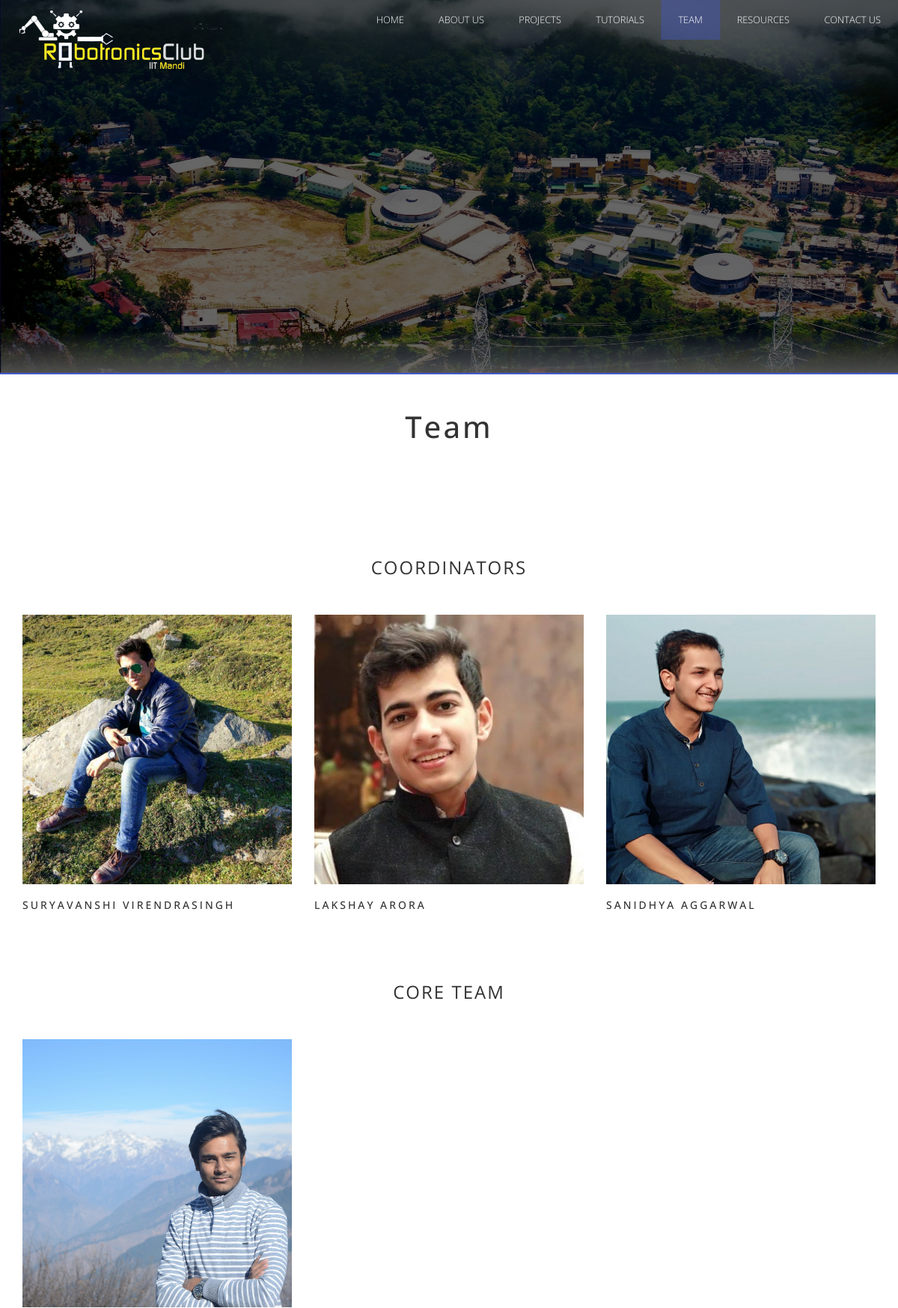
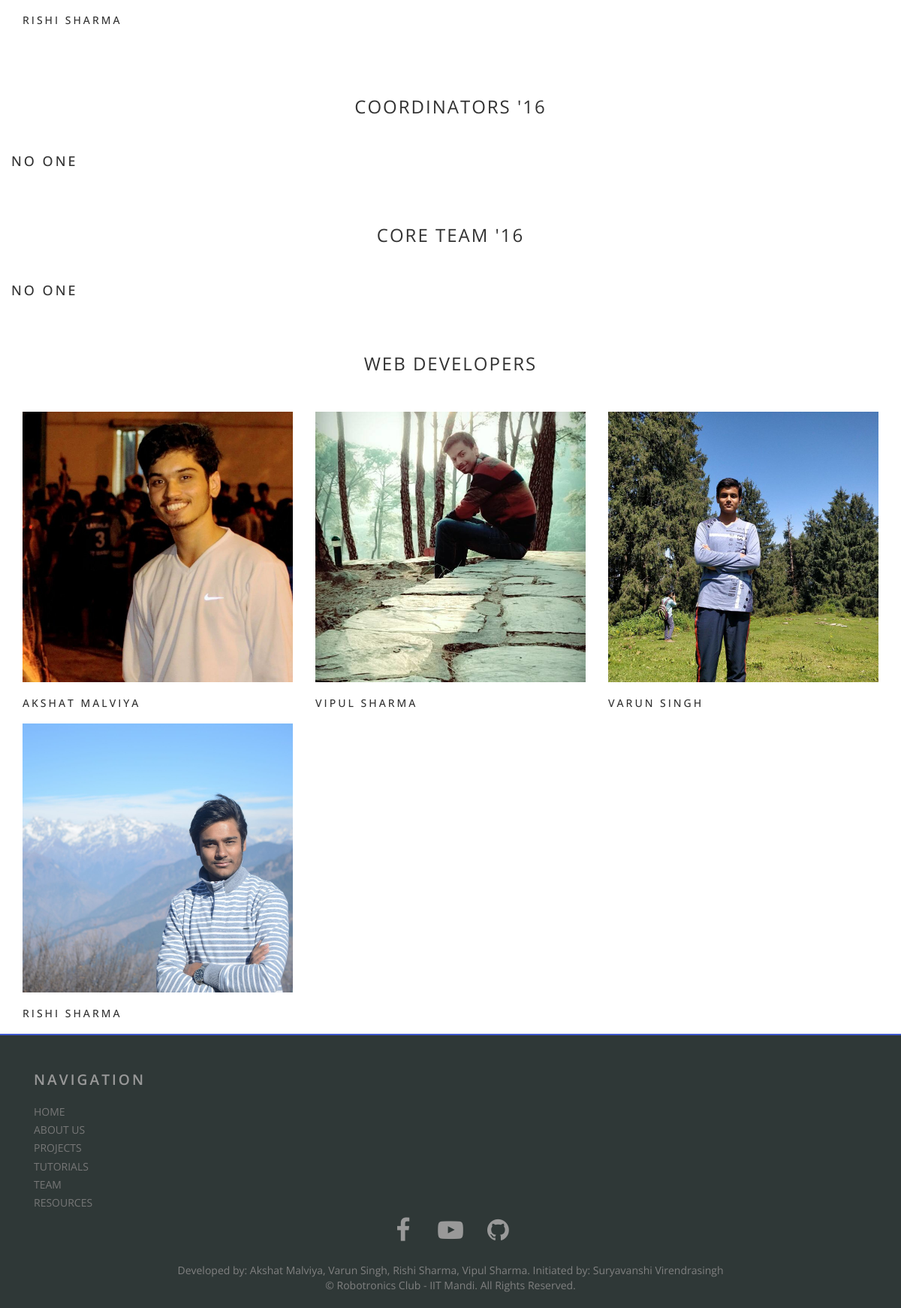
Page /team/ on the committed database (2 pictures, top to bottom).
### robotronics/models.py (models this page shows, shortened)
class Member(models.Model):
    Coord16 = 'Coord16'
    Coord = 'Coord'
    Team = 'Team'
    Team16 = 'Team16'
    Webdev = 'Webdev'
    CHOICES = ((Coord16, 'Coord16'), (Coord, 'Coord'), (Team, 'Team'), (Team16, 'Team16'), (Webdev, 'Webdev'))
    role = models.CharField(max_length=20, choices=CHOICES, default=Team)
    name = models.CharField(max_length=200)
    facebook = models.CharField(max_length=500, null=True)
    linkedin = models.CharField(max_length=500, null=True)
    github = models.CharField(max_length=500, null=True)
    details = models.CharField(max_length=500, null=True)

### robotronics/views.py (the view)
# urls.py: path('team/', views.team, name='team'),
def team(request):
    coord16 = Member.objects.filter(role='Coord16')
    coord = Member.objects.filter(role='Coord')
    team = Member.objects.filter(role='Team')
    team16 = Member.objects.filter(role='Team16')
    webdev = Member.objects.filter(role='Webdev')
    return render(request, 'robotronics/team.html', {
        'coord16': coord16,
        'coord': coord,
        'team': team,
        'team16': team16,
        'webdev': webdev,
    })

### robotronics/templates/robotronics/team.html (shortened to what this page needs)
{% extends 'robotronics/base.html' %}
{% load static %}
{% block navbar %}
  <li><a href="{% url 'contacts' %}">Contact Us</a></li>
  <li><a href="http://sntc.iitmandi.ac.in/inv_man">Resources</a></li>
  <li class="active"><a href="{% url 'team' %}">Team</a></li>
  <li><a href="{% url 'tutorial' %}">Tutorials</a></li>
  <li><a href="{% url 'project' %}">Projects</a></li>
  <li><a href="{% url 'about' %}">About Us</a></li>
  <li><a href="{% url 'index' %}" class="scroll">Home</a></li>
{% endblock %}
{% block content %}
  <div id="teambody">
    <div class="container">
      <div class="jumbotron">
        <h2>Team</h2>
      </div>
      <div class="row">
        <div class="heading-title text-center">
          <h3 class="text-uppercase">Coordinators</h3>
        </div>
        {% if coord %}
          {% for mem in coord %}
            <div class="col-md-4 col-sm-4">
              <div class="team-member">
                <div class="team-img">
                  <img src="{% static 'robotronics/team/' %}{{mem.name}}.jpg" alt="team member" class="img-responsive">
                </div>
              </div>
              <div class="team-title">
                <h5>{{mem.name}}</h5>
              </div>
            </div>
          {% endfor %}
        {% else %}
          <div class="container">
            <h4>NO ONE</h4>
          </div>
        {% endif %}
      </div>
    </div>
  </div>
  <div id="teambody">
    <div class="container">
      <div class="row">
        <div class="heading-title text-center">
          <h3 class="text-uppercase">Core Team</h3>
        </div>
        {% if team %}
          {% for mem in team %}
            <div class="col-md-4 col-sm-4">
              <div class="team-member">
                <div class="team-img">
                  <img src="{% static 'robotronics/team/' %}{{mem.name}}.jpg" alt="team member" class="img-responsive">
                </div>
              </div>
              <div class="team-title">
                <h5>{{mem.name}}</h5>
              </div>
            </div>
          {% endfor %}
        {% else %}
          <div>
            <h4>NO ONE</h4>
          </div>
        {% endif %}
      </div>
    </div>
  </div>
  <div id="teambody">
    <div class="container">
      <div class="row">
        <div class="heading-title text-center">
          <h3 class="text-uppercase">Coordinators '16</h3>
        </div>
        {% if coord16 %}
          {% for mem in coord16 %}
            <div class="col-md-4 col-sm-4">
              <div class="team-member">
                <div class="team-img">
                  <img src="{% static 'robotronics/team/' %}{{mem.name}}.jpg" alt="team member" class="img-responsive">
                </div>
                <div class="team-hover">
                  <div class="desk">
                    <p>{{mem.details}}</p>
                  </div>
                  <div class="s-link">
                    <a href="{{mem.facebook}}"><i class="icon-facebook"></i></a>
                    <a href="{{mem.linkedin}}"><i class="icon-linkedin"></i></a>
                    <a href="{{mem.github}}"><i class="icon-github-circled"></i></a>
                  </div>
                </div>
              </div>
              <div class="team-title">
                <h5>{{mem.name}}</h5>
              </div>
            </div>
          {% endfor %}
        {% else %}
          <div>
            <h4>NO ONE</h4>
          </div>
        {% endif %}
      </div>
    </div>
  </div>
  <div id="teambody">
    <div class="container">
      <div class="row">
        <div class="heading-title text-center">
          <h3 class="text-uppercase">Core Team '16</h3>
        </div>
        {% if team16 %}
          {% for mem in team16 %}
            <div class="col-md-4 col-sm-4">
              <div class="team-member">
                <div class="team-img">
                  <img src="{% static 'robotronics/team/' %}{{mem.name}}.jpg" alt="team member" class="img-responsive">
                </div>
                <div class="team-hover">
                  <div class="desk">
                    <p>{{mem.details}}</p>
                  </div>
                  <div class="s-link">
                    <a href="{{mem.facebook}}"><i class="icon-facebook"></i></a>
                    <a href="{{mem.linkedin}}"><i class="icon-linkedin"></i></a>
                    <a href="{{mem.github}}"><i class="icon-github-circled"></i></a>
                  </div>
                </div>
              </div>
              <div class="team-title">
                <h5>{{mem.name}}</h5>
              </div>
            </div>
          {% endfor %}
        {% else %}
          <div>
            <h4>NO ONE</h4>
          </div>
        {% endif %}
      </div>
    </div>
  </div>
  <div id="teambody">
    <div class="container">
      <div class="row">
        <div class="heading-title text-center">
          <h3 class="text-uppercase">Web Developers</h3>
        </div>
        {% if webdev %}
          {% for mem in webdev %}
            <div class="col-md-4 col-sm-4">
              <div class="team-member">
                <div class="team-img">
                  <img src="{% static 'robotronics/team/' %}{{mem.name}}.jpg" alt="team member" class="img-responsive">
                </div>
              </div>
              <div class="team-title">
                <h5>{{mem.name}}</h5>
              </div>
            </div>
          {% endfor %}
        {% else %}
          <div>
            <h4>NO ONE</h4>
          </div>
        {% endif %}
      </div>
    </div>
  </div>
{% endblock %}

### robotronics/static/robotronics/css/style.css (style rules this page uses)
html, body { font-family: 'Open Sans', sans-serif; font-size: 100%; -webkit-font-smoothing: antialiased; height: 100%; }
body a { transition:0.5s all; -webkit-transition:0.5s all; -moz-transition:0.5s all; -o-transition:0.5s all; -ms-transition:0.5s all; }
h1,h2,h3,h4,h5,h6 { font-family: 'Open Sans', sans-serif; letter-spacing: 3px; margin:0; }
.top-nav ul li a { color: #FFF; padding: 1em 1.8em; font-size: 1em; font-weight: 400; text-align: center; text-transform: uppercase; position: relative; font-weight: 300; }
.top-nav ul li.active a, .top-nav ul li a:hover { color:#FFF; background-color: rgba(64, 89, 206, 0.40); }
nav ul > li { transform: rotate(-180deg); }
nav li { display: inline; float: left; position:relative; }
nav a { color: #fff; display: inline-block; text-align: center; text-decoration: none; line-height: 40px; }
.container:after { content: "\0020"; display: block; height: 0; clear: both; visibility: hidden; }
.clearfix:before, .clearfix:after, .row:before, .row:after { content: '\0020'; display: block; overflow: hidden; visibility: hidden; width: 0; height: 0; }
.row:after, .clearfix:after { clear: both; }
.row, .clearfix { zoom: 1; }
@media (max-width:1280px) { .top-nav ul li a { padding: 0.5em 1.8em; font-size: 0.8em; } }
#teambody { font-family: 'Source Sans Pro', sans-serif; line-height: 1.5; color: #323232; font-size: 15px; font-weight: 400; text-rendering: optimizeLegibility; -webkit-font-smoothing: antialiased; -moz-font-smoothing: antialiased; }
.heading-title { margin-top: 75px; margin-bottom: 50px; }
.text-center { text-align: center; }
.heading-title h3 { margin-bottom: 0; letter-spacing: 2px; font-weight: normal; }
.text-uppercase { text-transform: uppercase; }
.team-member, .team-member .team-img { position: relative; }
.team-member { overflow: hidden; }
.team-title { position: static; padding: 20px 0; display: inline-block; letter-spacing: 2px; width: 100%; }
.team-title h5 { margin-bottom: 0px; display: block; text-transform: uppercase; }
.jumbotron h2 { text-align: center; font-size: 40px; }

### rows in the picture
Member: name (picture), name "SURYAVANSHI VIRENDRASINGH"
Member: name (picture), name "LAKSHAY ARORA"
Member: name (picture), name "SANIDHYA AGGARWAL"
Member: name (picture), name "RISHI SHARMA"
Member: name (picture), name "AKSHAT MALVIYA"
Member: name (picture), name "VIPUL SHARMA"
Member: name (picture), name "VARUN SINGH"
Member: name (picture), name "RISHI SHARMA"
